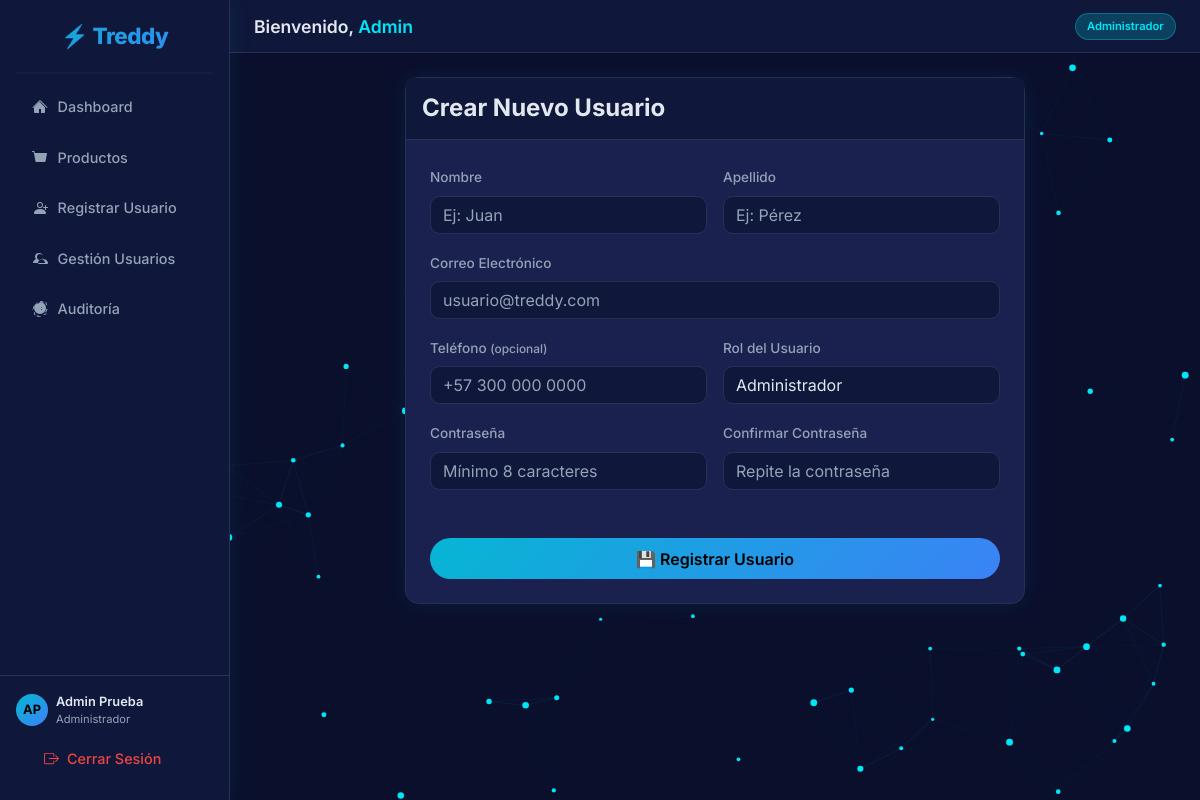
/usuarios/registro/ (signed in), run on the app's committed database.
### usuarios/models.py (models this page shows, shortened)
class Usuario(AbstractUser):
    ROLES = (
        ('Administrador', 'Administrador'),
        ('Vendedor', 'Vendedor'),
        ('Cliente', 'Cliente'),
    )
    ESTADOS = (
        ('Activo', 'Activo'),
        ('Inactivo', 'Inactivo'),
        ('Pendiente', 'Pendiente'),
    )
    email = models.EmailField(unique=True, max_length=150)
    telefono = models.CharField(
        max_length=20,
        blank=True,
        null=True,
        validators=[RegexValidator(r'^\+?1?\d{9,15}$', 'El número de teléfono debe ingresarse en el formato: "+999999999". Hasta 15 dígitos permitidos.')]
    )
    tipo_usuario = models.CharField(max_length=20, choices=ROLES, default='Cliente')
    estado = models.CharField(max_length=20, choices=ESTADOS, default='Pendiente')
    USERNAME_FIELD = 'email'
    REQUIRED_FIELDS = ['username', 'first_name', 'last_name']

### usuarios/views.py (the view)
# urls.py: path('registro/',  views.registro_view,             name='registro'),
def registro_view(request):
    is_admin = request.user.is_authenticated and getattr(request.user, 'tipo_usuario', '') == 'Administrador'
    FormClass = AdminRegistroForm if is_admin else CustomRegistroForm
    if request.method == 'POST':
        form = FormClass(request.POST)
        if form.is_valid():
            form.save()
            if is_admin:
                messages.success(request, "Usuario creado exitosamente desde la administración.")
                return redirect('registro')
            else:
                messages.success(request, "¡Cuenta creada exitosamente! Ya puedes iniciar sesión.")
                return redirect('login')
    else:
        form = FormClass()
    if is_admin:
        template = 'usuarios/partials/admin_registro.html' if request.headers.get('X-Requested-With') == 'XMLHttpRequest' else 'usuarios/admin_registro.html'
    else:
        template = 'usuarios/registro.html'
    return render(request, template, {'form': form})

### usuarios/forms.py (shortened to what this page needs)
class AdminRegistroForm(CustomRegistroForm):
    tipo_usuario = forms.ChoiceField(
        label="Rol del Usuario",
        choices=Usuario.ROLES,
        widget=forms.Select(attrs={'class': 'form-select'})
    )
    class Meta(CustomRegistroForm.Meta):
        fields = ('first_name', 'last_name', 'email', 'telefono', 'tipo_usuario', 'password1', 'password2')

### templates/usuarios/admin_registro.html (shortened to what this page needs)
{% extends 'base.html' %}
{% block content %}
    {% include 'usuarios/partials/admin_registro.html' %}
{% endblock %}

### templates/base.html (shortened to what this page needs)
<!DOCTYPE html>
<html lang="es-co">
<head>
    {% load static %}
    <link rel="stylesheet" href="{% static 'css/bootstrap.min.css' %}">
    <link rel="stylesheet" href="{% static 'css/vendor/sweetalert2.min.css' %}">
    <link rel="stylesheet" href="{% static 'css/vendor/nprogress.min.css' %}">
    <link rel="stylesheet" href="{% static 'css/custom.css' %}">
</head>
<body>
<div class="d-flex" style="min-height:100vh;">
    <nav class="sidebar d-flex flex-column" style="width:230px; min-width:230px; min-height:100vh; position:sticky; top:0;">
        <a class="sidebar-brand" href="{% url 'dashboard' %}">⚡ Treddy</a>
        <hr class="border-bottom mx-3 my-0">
        <ul class="nav flex-column flex-grow-1 mt-2 px-1">
            <li class="nav-item">
                <a class="nav-link spa-link" href="#" data-url="{% url 'dashboard' %}">
                    <svg width="16" height="16" fill="currentColor" viewBox="0 0 16 16"><path d="M8 3.293l5 5V13a1 1 0 0 1-1 1H9v-4H7v4H3a1 1 0 0 1-1-1V8.293l5-5z"/><path d="M7.293 1.5a1 1 0 0 1 1.414 0l6.647 6.646a.5.5 0 0 1-.708.708L8 2.207 1.354 8.854a.5.5 0 1 1-.708-.708L7.293 1.5z"/></svg>
                    Dashboard
                </a>
            </li>
            <li class="nav-item">
                <a class="nav-link spa-link" href="#" data-url="{% url 'productos_list' %}">
                    <svg width="16" height="16" fill="currentColor" viewBox="0 0 16 16"><path d="M0 1.5A.5.5 0 0 1 .5 1H2a.5.5 0 0 1 .485.379L2.89 3H14.5a.5.5 0 0 1 .491.592l-1.5 8A.5.5 0 0 1 13 12H4a.5.5 0 0 1-.491-.408L2.01 3.607 1.61 2H.5a.5.5 0 0 1-.5-.5z"/></svg>
                    Productos
                </a>
            </li>
            {% if user.tipo_usuario == 'Administrador' %}
            <li class="nav-item">
                <a class="nav-link spa-link" href="#" data-url="{% url 'registro' %}">
                    <svg width="16" height="16" fill="currentColor" viewBox="0 0 16 16"><path d="M8 8a3 3 0 1 0 0-6 3 3 0 0 0 0 6m2-3a2 2 0 1 1-4 0 2 2 0 0 1 4 0m4 8c0 1-1 1-1 1H3s-1 0-1-1 1-4 6-4 6 3 6 4"/><path d="M13.5 5a.5.5 0 0 1 .5.5V7h1.5a.5.5 0 0 1 0 1H14v1.5a.5.5 0 0 1-1 0V8h-1.5a.5.5 0 0 1 0-1H13V5.5a.5.5 0 0 1 .5-.5"/></svg>
                    Registrar Usuario
                </a>
            </li>
            <li class="nav-item">
                <a class="nav-link spa-link" href="#" data-url="{% url 'usuario_list' %}">
                    Gestión Usuarios
                </a>
            </li>
            <li class="nav-item">
                <a class="nav-link spa-link" href="#" data-url="{% url 'historial_list' %}">
                    Auditoría
                </a>
            </li>
            {% endif %}
        </ul>
        <div class="px-3 py-3 border-top" style="border-color: var(--treddy-border) !important;">
            <div class="d-flex align-items-center gap-2 mb-2">
                <div style="width:32px;height:32px;border-radius:50%;background:var(--treddy-grad);display:flex;align-items:center;justify-content:center;font-weight:700;color:#000;font-size:0.8rem;flex-shrink:0;">
                    {{ user.first_name|slice:":1"|upper }}{{ user.last_name|slice:":1"|upper }}
                </div>
                <div style="overflow:hidden;">
                    <div style="font-size:0.8rem;font-weight:600;color:var(--treddy-text);white-space:nowrap;overflow:hidden;text-overflow:ellipsis;">
                        {{ user.first_name }} {{ user.last_name }}
                    </div>
                    <div style="font-size:0.7rem;color:var(--treddy-muted);">{{ user.tipo_usuario }}</div>
                </div>
            </div>
            <a class="nav-link text-danger d-flex align-items-center gap-2" href="{% url 'logout' %}">
                Cerrar Sesión
            </a>
        </div>
    </nav>
    <main class="flex-grow-1" style="overflow-x:hidden;">
        <div class="topbar d-flex justify-content-between align-items-center">
            <h1 class="mb-0">
                Bienvenido, <span style="color:var(--treddy-cyan);">{{ user.first_name }}</span>
            </h1>
            <span class="badge-role">{{ user.tipo_usuario }}</span>
        </div>
        <div id="spa-container" class="p-4">
            {% block content %}{% endblock %}
        </div>
    </main>
</div>
</body>
</html>

### static/css/custom.css (style rules this page uses)
:root { --treddy-bg: #0A0F2C; --treddy-panel: #0F173A; --treddy-card: #1a214f; --treddy-border: #2a3055; --treddy-cyan: #00E6F6; --treddy-cyan-dim: rgba(0, 230, 246, 0.20); --treddy-text: #e2e8f0; --treddy-muted: #94a3b8; --treddy-grad: linear-gradient(135deg, #06b6d4, #3b82f6); --treddy-radius: 0.85rem; --treddy-shadow: 0 0 24px rgba(0, 230, 246, 0.08); --bs-body-bg: var(--treddy-bg); --bs-body-color: var(--treddy-text); --bs-primary: #06b6d4; --bs-primary-rgb: 6, 182, 212; --bs-border-color: var(--treddy-border); --bs-card-bg: var(--treddy-card); --bs-font-sans-serif: 'Inter', Arial, Helvetica, sans-serif; }
*, *::before, *::after { box-sizing: border-box; }
body { background-color: var(--treddy-bg) !important; color: var(--treddy-text) !important; font-family: var(--bs-font-sans-serif) !important; }
.sidebar { background: var(--treddy-panel) !important; border-right: 1px solid var(--treddy-border) !important; box-shadow: var(--treddy-shadow) !important; }
.sidebar-brand { font-size: 1.4rem; font-weight: 800; letter-spacing: -0.5px; background: var(--treddy-grad); -webkit-background-clip: text; -webkit-text-fill-color: transparent; background-clip: text; padding: 1.2rem 1rem; display: block; text-align: center; }
.sidebar .nav-link { color: var(--treddy-muted) !important; padding: 0.75rem 1.25rem; border-radius: 0.6rem; margin: 0.15rem 0.5rem; font-size: 0.9rem; font-weight: 500; transition: all 0.2s ease; display: flex; align-items: center; gap: 0.6rem; text-decoration: none !important; }
.sidebar .nav-link.text-danger { color: #ef4444 !important; }
.topbar { background: var(--treddy-panel); border-bottom: 1px solid var(--treddy-border); padding: 0.8rem 1.5rem; }
.topbar h1 { font-size: 1.1rem; font-weight: 600; color: var(--treddy-text); }
.topbar .badge-role { font-size: 0.7rem; background: var(--treddy-cyan-dim); color: var(--treddy-cyan); border: 1px solid rgba(0, 230, 246, 0.3); padding: 0.25rem 0.7rem; border-radius: 50px; font-weight: 600; }
.form-control, .form-select { background: var(--treddy-panel) !important; border: 1px solid var(--treddy-border) !important; color: var(--treddy-text) !important; border-radius: 0.6rem !important; }
.form-control::placeholder { color: var(--treddy-muted) !important; }
.text-danger { color: #fca5a5 !important; }
.border-bottom { border-color: var(--treddy-border) !important; }

### data on the page
Usuario: first_name "A", last_name "P", first_name "Admin", last_name "Prueba", tipo_usuario "Administrador"
